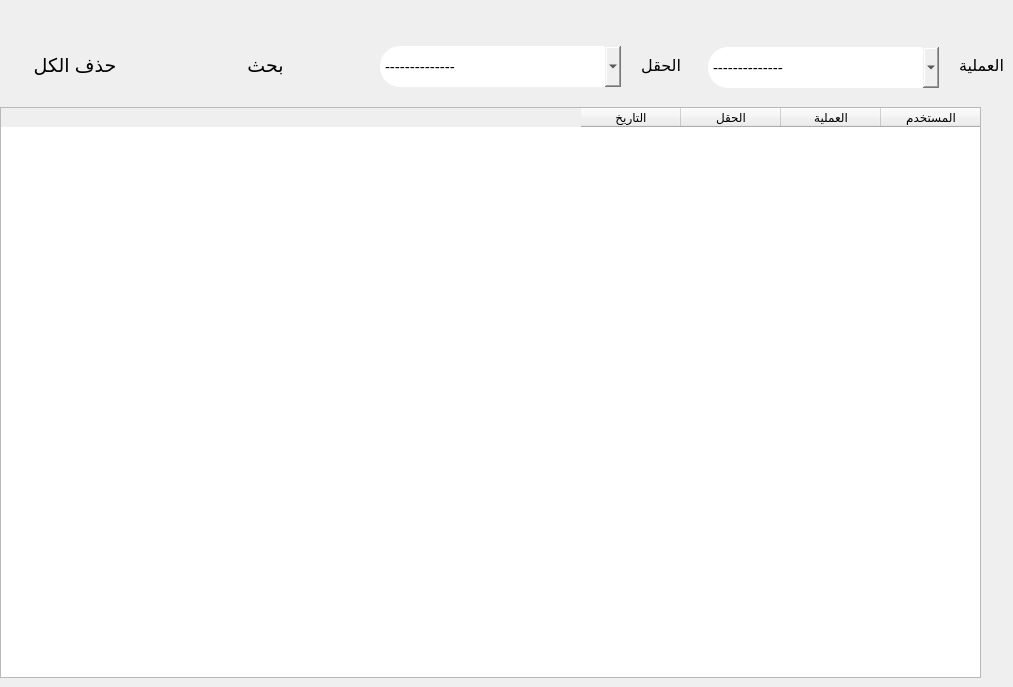
    <widget class="QWidget" name="tab_6">
     <attribute name="title">
      <string>Page</string>
     </attribute>
     <widget class="QTableWidget" name="tableWidget_8">
      <property name="geometry">
       <rect>
        <x>0</x>
        <y>107</y>
        <width>981</width>
        <height>571</height>
       </rect>
      </property>
      <property name="layoutDirection">
       <enum>Qt::RightToLeft</enum>
      </property>
      <column>
       <property name="text">
        <string>المستخدم</string>
       </property>
      </column>
      <column>
       <property name="text">
        <string>العملية</string>
       </property>
      </column>
      <column>
       <property name="text">
        <string>الحقل</string>
       </property>
      </column>
      <column>
       <property name="text">
        <string>التاريخ</string>
       </property>
      </column>
     </widget>
     <widget class="QComboBox" name="comboBox_20">
      <property name="geometry">
       <rect>
        <x>380</x>
        <y>46</y>
        <width>241</width>
        <height>41</height>
       </rect>
      </property>
      <property name="font">
       <font>
        <family>Segoe UI</family>
        <pointsize>11</pointsize>
       </font>
      </property>
      <property name="styleSheet">
       <string notr="true">border-radius:20px;</string>
      </property>
      <property name="editable">
       <bool>false</bool>
      </property>
      <item>
       <property name="text">
        <string>--------------</string>
       </property>
      </item>
      <item>
       <property name="text">
        <string>مبيع يومي</string>
       </property>
      </item>
      <item>
       <property name="text">
        <string>تحليل</string>
       </property>
      </item>
      <item>
       <property name="text">
        <string>مشتريات</string>
       </property>
      </item>
      <item>
       <property name="text">
        <string>مراجعين</string>
       </property>
      </item>
      <item>
       <property name="text">
        <string>مستخدم</string>
       </property>
      </item>
     </widget>
     <widget class="QPushButton" name="pushButton_21">
      <property name="geometry">
       <rect>
        <x>180</x>
        <y>40</y>
        <width>171</width>
        <height>51</height>
       </rect>
      </property>
      <property name="font">
       <font>
        <family>Segoe UI</family>
        <pointsize>14</pointsize>
       </font>
      </property>
      <property name="styleSheet">
       <string notr="true">border-radius: 20px;
</string>
      </property>
      <property name="text">
       <string>بحث</string>
      </property>
      <property name="icon">
       <iconset resource="icons.qrc">
        <normaloff>:/icons8-search-512.png</normaloff>:/icons8-search-512.png</iconset>
      </property>
      <property name="iconSize">
       <size>
        <width>31</width>
        <height>31</height>
       </size>
      </property>
     </widget>
     <widget class="QComboBox" name="comboBox_24">
      <property name="geometry">
       <rect>
        <x>708</x>
        <y>47</y>
        <width>231</width>
        <height>41</height>
       </rect>
      </property>
      <property name="font">
       <font>
        <family>Segoe UI</family>
        <pointsize>11</pointsize>
       </font>
      </property>
      <property name="styleSheet">
       <string notr="true">border-radius:20px;</string>
      </property>
      <item>
       <property name="text">
        <string>--------------</string>
       </property>
      </item>
      <item>
       <property name="text">
        <string>تسجيل دخول</string>
       </property>
      </item>
      <item>
       <property name="text">
        <string>تسجيل خروج</string>
       </property>
      </item>
      <item>
       <property name="text">
        <string>اضافة</string>
       </property>
      </item>
      <item>
       <property name="text">
        <string>تعديل</string>
       </property>
      </item>
      <item>
       <property name="text">
        <string>حذف</string>
       </property>
      </item>
      <item>
       <property name="text">
        <string>بحث</string>
       </property>
      </item>
      <item>
       <property name="text">
        <string>طباعة</string>
       </property>
      </item>
     </widget>
     <widget class="QLabel" name="label_15">
      <property name="geometry">
       <rect>
        <x>943</x>
        <y>40</y>
        <width>61</width>
        <height>51</height>
       </rect>
      </property>
      <property name="font">
       <font>
        <family>Segoe UI</family>
        <pointsize>12</pointsize>
        <weight>50</weight>
        <bold>false</bold>
       </font>
      </property>
      <property name="text">
       <string>العملية</string>
      </property>
     </widget>
     <widget class="QLabel" name="label_16">
      <property name="geometry">
       <rect>
        <x>620</x>
        <y>40</y>
        <width>61</width>
        <height>51</height>
       </rect>
      </property>
      <property name="font">
       <font>
        <family>Segoe UI</family>
        <pointsize>12</pointsize>
        <weight>50</weight>
        <bold>false</bold>
       </font>
      </property>
      <property name="text">
       <string>الحقل</string>
      </property>
     </widget>
     <widget class="QPushButton" name="pushButton_22">
      <property name="geometry">
       <rect>
        <x>0</x>
        <y>40</y>
        <width>171</width>
        <height>51</height>
       </rect>
      </property>
      <property name="font">
       <font>
        <family>Segoe UI</family>
        <pointsize>14</pointsize>
       </font>
      </property>
      <property name="styleSheet">
       <string notr="true">border-radius: 20px;
</string>
      </property>
      <property name="text">
       <string>حذف الكل    </string>
      </property>
      <property name="icon">
       <iconset resource="icons.qrc">
        <normaloff>:/icons8-delete-bin-100.png</normaloff>:/icons8-delete-bin-100.png</iconset>
      </property>
      <property name="iconSize">
       <size>
        <width>40</width>
        <height>40</height>
       </size>
      </property>
     </widget>
    </widget>
